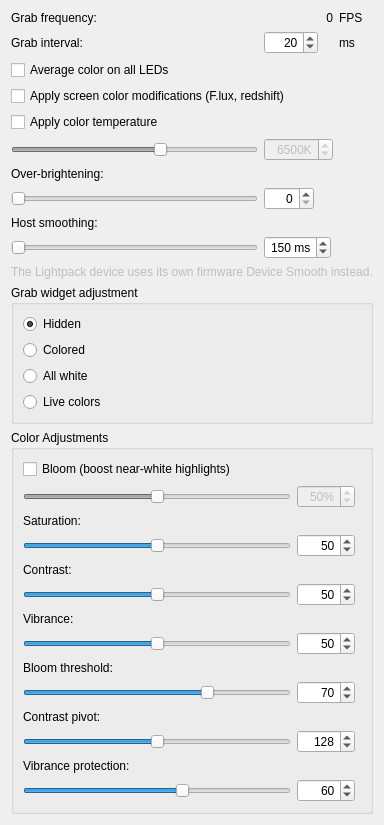
          <widget class="QWidget" name="page">
           <layout class="QVBoxLayout" name="verticalLayout_8">
            <item>
             <layout class="QGridLayout" name="gridLayout" rowstretch="0,0,0,0,0,0,0,0,0,0,0,0">
              <item row="3" column="0" colspan="3">
               <widget class="QCheckBox" name="checkBox_GrabApplyBlueLightReduction">
                <property name="text">
                 <string>Apply screen color modifications (F.lux, redshift)</string>
                </property>
                <property name="tristate">
                 <bool>false</bool>
                </property>
               </widget>
              </item>
              <item row="0" column="2">
               <widget class="QLabel" name="label_GrabFrequency_txt_fps">
                <property name="text">
                 <string>FPS</string>
                </property>
                <property name="alignment">
                 <set>Qt::AlignLeading|Qt::AlignLeft|Qt::AlignVCenter</set>
                </property>
                <property name="textInteractionFlags">
                 <set>Qt::LinksAccessibleByMouse|Qt::TextSelectableByMouse</set>
                </property>
               </widget>
              </item>
              <item row="1" column="1">
               <widget class="QSpinBox" name="spinBox_GrabSlowdown">
                <property name="sizePolicy">
                 <sizepolicy hsizetype="Fixed" vsizetype="Fixed">
                  <horstretch>0</horstretch>
                  <verstretch>0</verstretch>
                 </sizepolicy>
                </property>
                <property name="minimumSize">
                 <size>
                  <width>50</width>
                  <height>0</height>
                 </size>
                </property>
                <property name="alignment">
                 <set>Qt::AlignRight|Qt::AlignTrailing|Qt::AlignVCenter</set>
                </property>
                <property name="minimum">
                 <number>1</number>
                </property>
                <property name="maximum">
                 <number>1000</number>
                </property>
                <property name="value">
                 <number>20</number>
                </property>
               </widget>
              </item>
              <item row="0" column="0">
               <widget class="QLabel" name="label_GrabFrequency_txt">
                <property name="sizePolicy">
                 <sizepolicy hsizetype="Expanding" vsizetype="Maximum">
                  <horstretch>0</horstretch>
                  <verstretch>0</verstretch>
                 </sizepolicy>
                </property>
                <property name="font">
                 <font>
                  <weight>50</weight>
                  <bold>false</bold>
                 </font>
                </property>
                <property name="text">
                 <string>Grab frequency:</string>
                </property>
                <property name="alignment">
                 <set>Qt::AlignLeading|Qt::AlignLeft|Qt::AlignVCenter</set>
                </property>
               </widget>
              </item>
              <item row="8" column="2">
               <widget class="QPushButton" name="pushButton_grabOverBrightenHelp">
                <property name="sizePolicy">
                 <sizepolicy hsizetype="Fixed" vsizetype="Fixed">
                  <horstretch>0</horstretch>
                  <verstretch>0</verstretch>
                 </sizepolicy>
                </property>
                <property name="styleSheet">
                 <string notr="true">margin: 0px;</string>
                </property>
                <property name="text">
                 <string/>
                </property>
                <property name="icon">
                 <iconset resource="../res/LightpackResources.qrc">
                  <normaloff>:/icons/help.png</normaloff>:/icons/help.png</iconset>
                </property>
                <property name="flat">
                 <bool>true</bool>
                </property>
               </widget>
              </item>
              <item row="8" column="0">
               <widget class="QSlider" name="horizontalSlider_GrabOverBrighten">
                <property name="sizePolicy">
                 <sizepolicy hsizetype="Minimum" vsizetype="Fixed">
                  <horstretch>0</horstretch>
                  <verstretch>0</verstretch>
                 </sizepolicy>
                </property>
                <property name="whatsThis">
                 <string>&lt;h4&gt;Over-brightening&lt;/h4&gt; To achieve a higher overall brightness, Prismatik will set the LEDs to maximum even if the grabbed color is not at full brightness.</string>
                </property>
                <property name="maximum">
                 <number>100</number>
                </property>
                <property name="orientation">
                 <enum>Qt::Horizontal</enum>
                </property>
               </widget>
              </item>
              <item row="1" column="0">
               <widget class="QLabel" name="label_SlowdownGrab_txt">
                <property name="sizePolicy">
                 <sizepolicy hsizetype="Expanding" vsizetype="Preferred">
                  <horstretch>0</horstretch>
                  <verstretch>0</verstretch>
                 </sizepolicy>
                </property>
                <property name="font">
                 <font>
                  <weight>50</weight>
                  <bold>false</bold>
                 </font>
                </property>
                <property name="text">
                 <string>Grab interval:</string>
                </property>
                <property name="alignment">
                 <set>Qt::AlignLeading|Qt::AlignLeft|Qt::AlignVCenter</set>
                </property>
                <property name="margin">
                 <number>0</number>
                </property>
               </widget>
              </item>
              <item row="0" column="1">
               <widget class="QLabel" name="label_GrabFrequency_value">
                <property name="text">
                 <string notr="true">0</string>
                </property>
                <property name="alignment">
                 <set>Qt::AlignRight|Qt::AlignTrailing|Qt::AlignVCenter</set>
                </property>
                <property name="margin">
                 <number>3</number>
                </property>
                <property name="textInteractionFlags">
                 <set>Qt::LinksAccessibleByMouse|Qt::TextSelectableByMouse</set>
                </property>
               </widget>
              </item>
              <item row="1" column="2">
               <widget class="QLabel" name="label_SlowdownGrab_txt_ms">
                <property name="text">
                 <string>ms</string>
                </property>
                <property name="alignment">
                 <set>Qt::AlignLeading|Qt::AlignLeft|Qt::AlignVCenter</set>
                </property>
               </widget>
              </item>
              <item row="2" column="0" colspan="3">
               <widget class="QCheckBox" name="checkBox_GrabIsAvgColors">
                <property name="font">
                 <font>
                  <weight>50</weight>
                  <bold>false</bold>
                 </font>
                </property>
                <property name="text">
                 <string>Average color on all LEDs</string>
                </property>
                <property name="checked">
                 <bool>false</bool>
                </property>
               </widget>
              </item>
              <item row="5" column="0">
               <widget class="QSlider" name="horizontalSlider_GrabColorTemperature">
                <property name="enabled">
                 <bool>false</bool>
                </property>
                <property name="minimum">
                 <number>1000</number>
                </property>
                <property name="maximum">
                 <number>10000</number>
                </property>
                <property name="singleStep">
                 <number>100</number>
                </property>
                <property name="pageStep">
                 <number>1000</number>
                </property>
                <property name="value">
                 <number>6500</number>
                </property>
                <property name="orientation">
                 <enum>Qt::Horizontal</enum>
                </property>
                <property name="tickPosition">
                 <enum>QSlider::NoTicks</enum>
                </property>
                <property name="tickInterval">
                 <number>1000</number>
                </property>
               </widget>
              </item>
              <item row="5" column="1">
               <widget class="QSpinBox" name="spinBox_GrabColorTemperature">
                <property name="enabled">
                 <bool>false</bool>
                </property>
                <property name="alignment">
                 <set>Qt::AlignRight|Qt::AlignTrailing|Qt::AlignVCenter</set>
                </property>
                <property name="showGroupSeparator" stdset="0">
                 <bool>false</bool>
                </property>
                <property name="suffix">
                 <string notr="true">K</string>
                </property>
                <property name="minimum">
                 <number>1000</number>
                </property>
                <property name="maximum">
                 <number>10000</number>
                </property>
                <property name="singleStep">
                 <number>100</number>
                </property>
                <property name="value">
                 <number>6500</number>
                </property>
               </widget>
              </item>
              <item row="7" column="0">
               <widget class="QLabel" name="label_11">
                <property name="text">
                 <string>Over-brightening:</string>
                </property>
               </widget>
              </item>
              <item row="8" column="1">
               <widget class="QSpinBox" name="spinBox_GrabOverBrighten">
                <property name="sizePolicy">
                 <sizepolicy hsizetype="Fixed" vsizetype="Fixed">
                  <horstretch>0</horstretch>
                  <verstretch>0</verstretch>
                 </sizepolicy>
                </property>
                <property name="minimumSize">
                 <size>
                  <width>50</width>
                  <height>0</height>
                 </size>
                </property>
                <property name="alignment">
                 <set>Qt::AlignRight|Qt::AlignTrailing|Qt::AlignVCenter</set>
                </property>
                <property name="minimum">
                 <number>0</number>
                </property>
                <property name="maximum">
                 <number>100</number>
                </property>
                <property name="value">
                 <number>0</number>
                </property>
               </widget>
              </item>
              <item row="4" column="0" colspan="2">
               <widget class="QCheckBox" name="checkBox_GrabApplyColorTemperature">
                <property name="whatsThis">
                 <string>&lt;h4&gt;Color temperature&lt;/h4&gt;

Internally emulates the effects of f.lux, redshift, Night Light, Night Shift...</string>
                </property>
                <property name="text">
                 <string>Apply color temperature</string>
                </property>
               </widget>
              </item>
              <item row="4" column="2">
               <widget class="QPushButton" name="pushButton_grabApplyColorTemperatureHelp">
                <property name="sizePolicy">
                 <sizepolicy hsizetype="Fixed" vsizetype="Fixed">
                  <horstretch>0</horstretch>
                  <verstretch>0</verstretch>
                 </sizepolicy>
                </property>
                <property name="styleSheet">
                 <string notr="true">margin:0px;</string>
                </property>
                <property name="text">
                 <string/>
                </property>
                <property name="icon">
                 <iconset resource="../res/LightpackResources.qrc">
                  <normaloff>:/icons/help.png</normaloff>:/icons/help.png</iconset>
                </property>
                <property name="flat">
                 <bool>true</bool>
                </property>
               </widget>
              </item>
              <item row="9" column="0">
               <widget class="QLabel" name="label_GrabHostSmoothing_txt">
                <property name="text">
                 <string>Host smoothing:</string>
                </property>
               </widget>
              </item>
              <item row="10" column="0">
               <widget class="QSlider" name="horizontalSlider_GrabHostSmoothing">
                <property name="sizePolicy">
                 <sizepolicy hsizetype="Minimum" vsizetype="Fixed">
                  <horstretch>0</horstretch>
                  <verstretch>0</verstretch>
                 </sizepolicy>
                </property>
                <property name="whatsThis">
                 <string>&lt;h4&gt;Host smoothing&lt;/h4&gt; Linear transition, on the host, from the last displayed color to the most recently captured one. &lt;b&gt;Off&lt;/b&gt; (0) keeps the current instant cut. For devices without their own smoothing (Adalight, Ardulight, WARLS/DRGB/DNRGB/DDP). Not used by the native Lightpack device, which has its own firmware smoothing (see Device Smooth on its tab).</string>
                </property>
                <property name="minimum">
                 <number>0</number>
                </property>
                <property name="maximum">
                 <number>400</number>
                </property>
                <property name="singleStep">
                 <number>1</number>
                </property>
                <property name="pageStep">
                 <number>25</number>
                </property>
                <property name="orientation">
                 <enum>Qt::Horizontal</enum>
                </property>
               </widget>
              </item>
              <item row="10" column="1">
               <widget class="QSpinBox" name="spinBox_GrabHostSmoothing">
                <property name="sizePolicy">
                 <sizepolicy hsizetype="Fixed" vsizetype="Fixed">
                  <horstretch>0</horstretch>
                  <verstretch>0</verstretch>
                 </sizepolicy>
                </property>
                <property name="minimumSize">
                 <size>
                  <width>60</width>
                  <height>0</height>
                 </size>
                </property>
                <property name="alignment">
                 <set>Qt::AlignRight|Qt::AlignTrailing|Qt::AlignVCenter</set>
                </property>
                <property name="specialValueText">
                 <string>Off</string>
                </property>
                <property name="suffix">
                 <string notr="true"> ms</string>
                </property>
                <property name="minimum">
                 <number>0</number>
                </property>
                <property name="maximum">
                 <number>400</number>
                </property>
                <property name="value">
                 <number>150</number>
                </property>
               </widget>
              </item>
              <item row="10" column="2">
               <widget class="QPushButton" name="pushButton_grabHostSmoothingHelp">
                <property name="sizePolicy">
                 <sizepolicy hsizetype="Fixed" vsizetype="Fixed">
                  <horstretch>0</horstretch>
                  <verstretch>0</verstretch>
                 </sizepolicy>
                </property>
                <property name="styleSheet">
                 <string notr="true">margin: 0px;</string>
                </property>
                <property name="text">
                 <string/>
                </property>
                <property name="icon">
                 <iconset resource="../res/LightpackResources.qrc">
                  <normaloff>:/icons/help.png</normaloff>:/icons/help.png</iconset>
                </property>
                <property name="flat">
                 <bool>true</bool>
                </property>
               </widget>
              </item>
              <item row="11" column="0" colspan="3">
               <widget class="QLabel" name="label_GrabHostSmoothing_lightpackNotice">
                <property name="text">
                 <string>The Lightpack device uses its own firmware Device Smooth instead.</string>
                </property>
                <property name="enabled">
                 <bool>false</bool>
                </property>
               </widget>
              </item>
             </layout>
            </item>
            <item>
             <widget class="QGroupBox" name="groupBox_2">
              <property name="title">
               <string>Grab widget adjustment</string>
              </property>
              <layout class="QVBoxLayout" name="verticalLayout_16">
               <item>
                <widget class="QRadioButton" name="radioButton_GrabWidgetsDontShow">
                 <property name="text">
                  <string>Hidden</string>
                 </property>
                 <property name="checked">
                  <bool>true</bool>
                 </property>
                </widget>
               </item>
               <item>
                <widget class="QRadioButton" name="radioButton_Colored">
                 <property name="text">
                  <string>Colored</string>
                 </property>
                 <property name="checked">
                  <bool>false</bool>
                 </property>
                </widget>
               </item>
               <item>
                <widget class="QRadioButton" name="radioButton_White">
                 <property name="text">
                  <string>All white</string>
                 </property>
                </widget>
               </item>
               <item>
                <widget class="QRadioButton" name="radioButton_LiveColors">
                 <property name="toolTip">
                  <string>Paint each grab zone with the color actually sent to the LED after the full device pipeline.</string>
                 </property>
                 <property name="text">
                  <string>Live colors</string>
                 </property>
                </widget>
               </item>
              </layout>
             </widget>
            </item>
            <item>
             <widget class="QGroupBox" name="groupBox_ColorAdjustments">
              <property name="title">
               <string>Color Adjustments</string>
              </property>
              <layout class="QGridLayout" name="gridLayout_ColorAdjustments">
               <item row="0" column="0" colspan="3">
                <widget class="QCheckBox" name="checkBox_GrabBloomEnabled">
                 <property name="whatsThis">
                  <string>&lt;h4&gt;Bloom&lt;/h4&gt;

Boosts near-white, low-saturation pixels (lens flares, bright highlights) to make them stand out more.</string>
                 </property>
                 <property name="text">
                  <string>Bloom (boost near-white highlights)</string>
                 </property>
                </widget>
               </item>
               <item row="1" column="0">
                <widget class="QSlider" name="horizontalSlider_GrabBloomIntensity">
                 <property name="enabled">
                  <bool>false</bool>
                 </property>
                 <property name="minimum">
                  <number>0</number>
                 </property>
                 <property name="maximum">
                  <number>100</number>
                 </property>
                 <property name="value">
                  <number>50</number>
                 </property>
                 <property name="orientation">
                  <enum>Qt::Horizontal</enum>
                 </property>
                </widget>
               </item>
               <item row="1" column="1">
                <widget class="QSpinBox" name="spinBox_GrabBloomIntensity">
                 <property name="enabled">
                  <bool>false</bool>
                 </property>
                 <property name="alignment">
                  <set>Qt::AlignRight|Qt::AlignTrailing|Qt::AlignVCenter</set>
                 </property>
                 <property name="suffix">
                  <string notr="true">%</string>
                 </property>
                 <property name="minimum">
                  <number>0</number>
                 </property>
                 <property name="maximum">
                  <number>100</number>
                 </property>
                 <property name="value">
                  <number>50</number>
                 </property>
                </widget>
               </item>
               <item row="2" column="0" colspan="3">
                <widget class="QLabel" name="label_GrabSaturation">
                 <property name="toolTip">
                  <string>50 = unchanged. Below 50 mutes colors toward grayscale, above 50 makes them more vivid.</string>
                 </property>
                 <property name="text">
                  <string>Saturation:</string>
                 </property>
                </widget>
               </item>
               <item row="3" column="0">
                <widget class="QSlider" name="horizontalSlider_GrabSaturation">
                 <property name="minimum">
                  <number>0</number>
                 </property>
                 <property name="maximum">
                  <number>100</number>
                 </property>
                 <property name="value">
                  <number>50</number>
                 </property>
                 <property name="orientation">
                  <enum>Qt::Horizontal</enum>
                 </property>
                </widget>
               </item>
               <item row="3" column="1">
                <widget class="QSpinBox" name="spinBox_GrabSaturation">
                 <property name="alignment">
                  <set>Qt::AlignRight|Qt::AlignTrailing|Qt::AlignVCenter</set>
                 </property>
                 <property name="minimum">
                  <number>0</number>
                 </property>
                 <property name="maximum">
                  <number>100</number>
                 </property>
                 <property name="value">
                  <number>50</number>
                 </property>
                </widget>
               </item>
               <item row="4" column="0" colspan="3">
                <widget class="QLabel" name="label_GrabContrast">
                 <property name="toolTip">
                  <string>50 = unchanged. Below 50 flattens the difference between light and dark, above 50 exaggerates it.</string>
                 </property>
                 <property name="text">
                  <string>Contrast:</string>
                 </property>
                </widget>
               </item>
               <item row="5" column="0">
                <widget class="QSlider" name="horizontalSlider_GrabContrast">
                 <property name="minimum">
                  <number>0</number>
                 </property>
                 <property name="maximum">
                  <number>100</number>
                 </property>
                 <property name="value">
                  <number>50</number>
                 </property>
                 <property name="orientation">
                  <enum>Qt::Horizontal</enum>
                 </property>
                </widget>
               </item>
               <item row="5" column="1">
                <widget class="QSpinBox" name="spinBox_GrabContrast">
                 <property name="alignment">
                  <set>Qt::AlignRight|Qt::AlignTrailing|Qt::AlignVCenter</set>
                 </property>
                 <property name="minimum">
                  <number>0</number>
                 </property>
                 <property name="maximum">
                  <number>100</number>
                 </property>
                 <property name="value">
                  <number>50</number>
                 </property>
                </widget>
               </item>
               <item row="6" column="0" colspan="3">
                <widget class="QLabel" name="label_GrabVibrance">
                 <property name="toolTip">
                  <string>Like Saturation, but eases off on colors that are already vivid - boosts dull colors without oversaturating skin tones or colors that are already vibrant. 50 = unchanged.</string>
                 </property>
                 <property name="text">
                  <string>Vibrance:</string>
                 </property>
                </widget>
               </item>
               <item row="7" column="0">
                <widget class="QSlider" name="horizontalSlider_GrabVibrance">
                 <property name="minimum">
                  <number>0</number>
                 </property>
                 <property name="maximum">
                  <number>100</number>
                 </property>
                 <property name="value">
                  <number>50</number>
                 </property>
                 <property name="orientation">
                  <enum>Qt::Horizontal</enum>
                 </property>
                </widget>
               </item>
               <item row="7" column="1">
                <widget class="QSpinBox" name="spinBox_GrabVibrance">
                 <property name="alignment">
                  <set>Qt::AlignRight|Qt::AlignTrailing|Qt::AlignVCenter</set>
                 </property>
                 <property name="minimum">
                  <number>0</number>
                 </property>
                 <property name="maximum">
                  <number>100</number>
                 </property>
                 <property name="value">
                  <number>50</number>
                 </property>
                </widget>
               </item>
               <item row="8" column="0" colspan="3">
                <widget class="QLabel" name="label_GrabBloomThreshold">
                 <property name="visible">
                  <bool>false</bool>
                 </property>
                 <property name="toolTip">
                  <string>How close to pure white/gray a pixel's color must be before Bloom boosts it at all. Higher = stricter (only near-pure-white qualifies); lower = more colors get treated as bloom-worthy.</string>
                 </property>
                 <property name="text">
                  <string>Bloom threshold:</string>
                 </property>
                </widget>
               </item>
               <item row="9" column="0">
                <widget class="QSlider" name="horizontalSlider_GrabBloomThreshold">
                 <property name="visible">
                  <bool>false</bool>
                 </property>
                 <property name="minimum">
                  <number>0</number>
                 </property>
                 <property name="maximum">
                  <number>100</number>
                 </property>
                 <property name="value">
                  <number>70</number>
                 </property>
                 <property name="orientation">
                  <enum>Qt::Horizontal</enum>
                 </property>
                </widget>
               </item>
               <item row="9" column="1">
                <widget class="QSpinBox" name="spinBox_GrabBloomThreshold">
                 <property name="visible">
                  <bool>false</bool>
                 </property>
                 <property name="alignment">
                  <set>Qt::AlignRight|Qt::AlignTrailing|Qt::AlignVCenter</set>
                 </property>
                 <property name="minimum">
                  <number>0</number>
                 </property>
                 <property name="maximum">
                  <number>100</number>
                 </property>
                 <property name="value">
                  <number>70</number>
                 </property>
                </widget>
               </item>
               <item row="10" column="0" colspan="3">
                <widget class="QLabel" name="label_GrabContrastPivot">
                 <property name="visible">
                  <bool>false</bool>
                 </property>
                 <property name="toolTip">
                  <string>The brightness level (0-255) that Contrast pivots around - values above it get brighter and values below it get darker as Contrast increases. 128 (middle gray) is the default.</string>
                 </property>
                 <property name="text">
                  <string>Contrast pivot:</string>
                 </property>
                </widget>
               </item>
               <item row="11" column="0">
                <widget class="QSlider" name="horizontalSlider_GrabContrastPivot">
                 <property name="visible">
                  <bool>false</bool>
                 </property>
                 <property name="minimum">
                  <number>0</number>
                 </property>
                 <property name="maximum">
                  <number>255</number>
                 </property>
                 <property name="value">
                  <number>128</number>
                 </property>
                 <property name="orientation">
                  <enum>Qt::Horizontal</enum>
                 </property>
                </widget>
               </item>
               <item row="11" column="1">
                <widget class="QSpinBox" name="spinBox_GrabContrastPivot">
                 <property name="visible">
                  <bool>false</bool>
                 </property>
                 <property name="alignment">
                  <set>Qt::AlignRight|Qt::AlignTrailing|Qt::AlignVCenter</set>
                 </property>
                 <property name="minimum">
                  <number>0</number>
                 </property>
                 <property name="maximum">
                  <number>255</number>
                 </property>
                 <property name="value">
                  <number>128</number>
                 </property>
                </widget>
               </item>
               <item row="12" column="0" colspan="3">
                <widget class="QLabel" name="label_GrabVibranceProtection">
                 <property name="visible">
                  <bool>false</bool>
                 </property>
                 <property name="toolTip">
                  <string>How strongly Vibrance backs off on colors that are already saturated. 0 = behaves exactly like Saturation (no protection); 100 = fully-saturated colors are left completely untouched.</string>
                 </property>
                 <property name="text">
                  <string>Vibrance protection:</string>
                 </property>
                </widget>
               </item>
               <item row="13" column="0">
                <widget class="QSlider" name="horizontalSlider_GrabVibranceProtection">
                 <property name="visible">
                  <bool>false</bool>
                 </property>
                 <property name="minimum">
                  <number>0</number>
                 </property>
                 <property name="maximum">
                  <number>100</number>
                 </property>
                 <property name="value">
                  <number>60</number>
                 </property>
                 <property name="orientation">
                  <enum>Qt::Horizontal</enum>
                 </property>
                </widget>
               </item>
               <item row="13" column="1">
                <widget class="QSpinBox" name="spinBox_GrabVibranceProtection">
                 <property name="visible">
                  <bool>false</bool>
                 </property>
                 <property name="alignment">
                  <set>Qt::AlignRight|Qt::AlignTrailing|Qt::AlignVCenter</set>
                 </property>
                 <property name="minimum">
                  <number>0</number>
                 </property>
                 <property name="maximum">
                  <number>100</number>
                 </property>
                 <property name="value">
                  <number>60</number>
                 </property>
                </widget>
               </item>
              </layout>
             </widget>
            </item>
           </layout>
          </widget>
